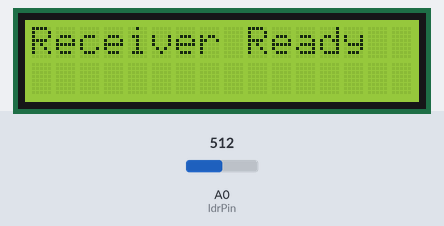
The sketch below on a simulated Arduino Uno, built with avr-gcc and run on an emulated ATmega328P. Shown: 16×2 character LCD. Inputs (shaded band) come from the test bench; at power-on: A0 (ldrPin) = 512. What the sketch prints to the serial monitor is not drawn.

Above: at 0.1 s.
2.3 s: A0 (ldrPin) set to 791
3.8 s: A0 (ldrPin) set to 810
At 13.4 s:
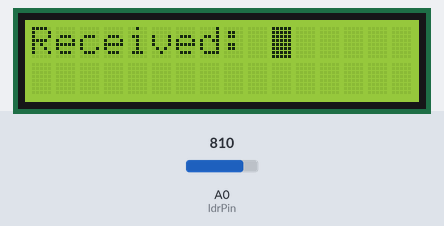
Timing chart, 0 to 14.4 s (numbered marks = the images above; inputs shaded):
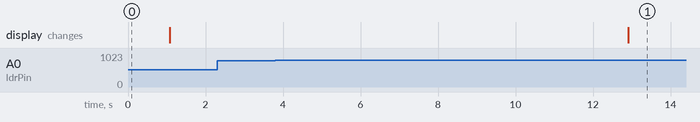

Measured:
- the behaviour switches between 800 and 801 on A0 (ldrPin) (found by bisection; images 0 and 1)
- after the input at 2.3 s, every drawn part: stays the same
- after the input at 3.8 s, the display: changes after 9.1 s (image 1)

The sketch:

receiver.ino
```cpp
#include <Wire.h>
#include <LiquidCrystal_I2C.h>

// LCD I2C address (غالبًا 0x27 أو 0x3F حسب النوع)
LiquidCrystal_I2C lcd(0x27, 16, 2);

const int ldrPin = A0;         // LDR متوصلة بـ A0
const int threshold = 800;     // عتبة التحويل بين 0 و 1
const int bitDuration = 1000;  // مدة البت بالمللي ثانية

void setup() {
  Serial.begin(9600);
  pinMode(ldrPin, INPUT);

  // إعداد شاشة LCD
  lcd.init();
  lcd.backlight();
  lcd.setCursor(0, 0);
  lcd.print("Receiver Ready");

  delay(1000);
  lcd.clear();
}

void loop() {
  int analogValue = analogRead(ldrPin);
  float voltage = analogValue * (5.0 / 1023.0);  // تحويل القراءة لجهد

  // عرض الجهد على السيريال فقط
  Serial.print("LDR Voltage: ");
  Serial.println(voltage);

  // التحقق من Start Bit
  if (analogValue > threshold) {
    Serial.println("Start Bit Detected");

    delay(bitDuration);  // انتظار نهاية البت

    byte receivedByte = 0;

    // استقبال 8 بت (MSB أولًا)
    for (int i = 7; i >= 0; i--) {
      analogValue = analogRead(ldrPin);
      int bit = (analogValue > threshold) ? 1 : 0;
      receivedByte |= (bit << i);

      Serial.print("Bit ");
      Serial.print(i);
      Serial.print(": ");
      Serial.println(bit);

      delay(bitDuration);
    }

    char receivedChar = (char)receivedByte;

    Serial.print("✅ Received Char: ");
    Serial.println(receivedChar);

    // عرض الحرف على الـ LCD
    lcd.clear();
    lcd.setCursor(0, 0);
    lcd.print("Received: ");
    lcd.setCursor(10, 0);
    lcd.print(receivedChar);

    delay(1000);  // انتظار قبل المحاولة التالية
  }

  delay(100);  // تقليل عدد القراءات
}
```
